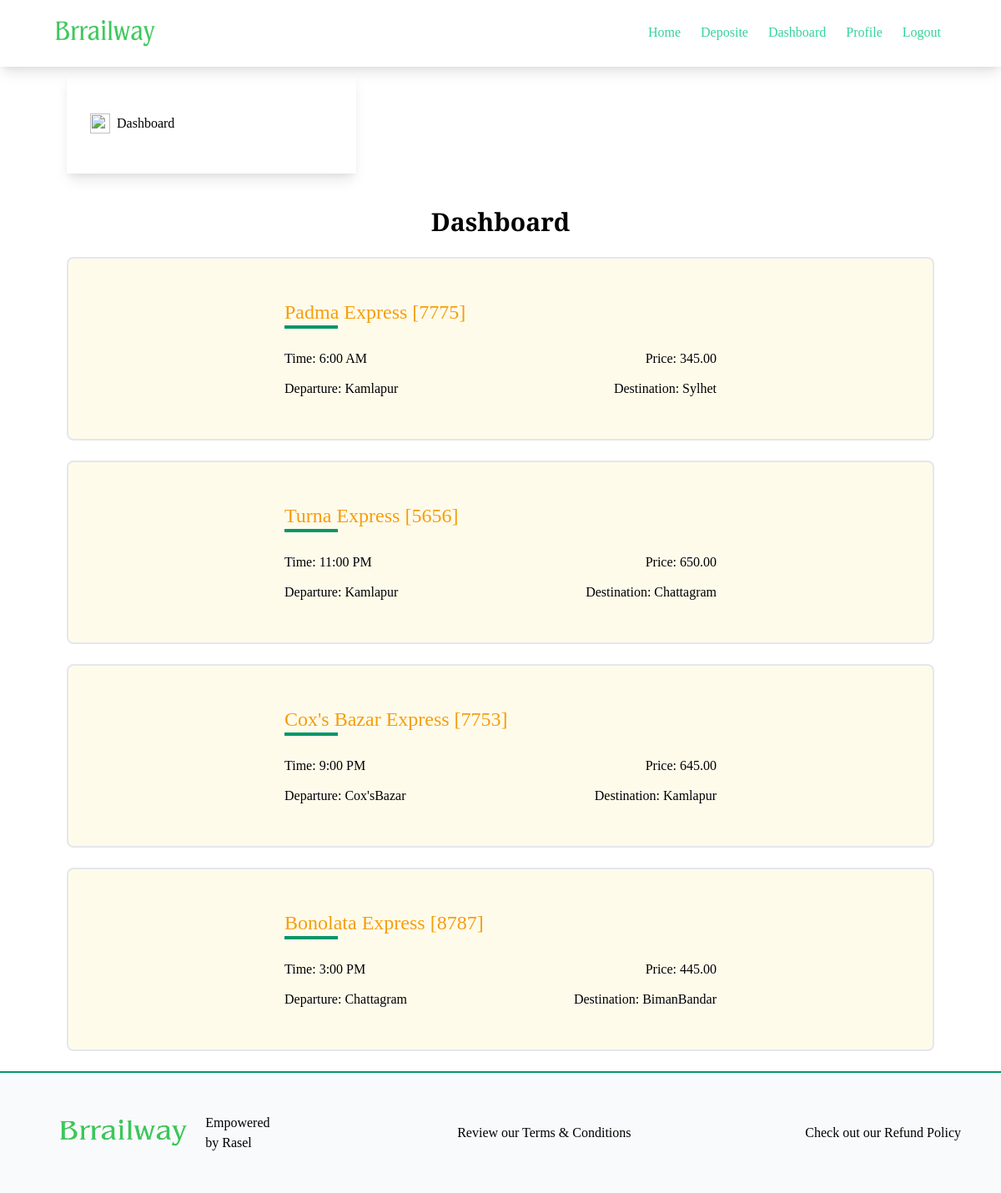
Screenshot of /dashboard/dashboard/ (signed in) with the database file from the repository.
### train/models.py (models this page shows, shortened)
class BorrowedTicket(models.Model):
    user = models.ForeignKey(User, on_delete = models.CASCADE, null=True, blank = True)
    train = models.ForeignKey(Train_list, on_delete = models.CASCADE, null=True, blank = True)
    user_acc = models.ForeignKey(UserAccount, on_delete=models.CASCADE, null=True, default=1, blank=True)

class Train_list(models.Model):
    name = models.CharField(max_length=100)
    time= models.CharField(max_length=15, choices=TIME_SLOT, blank=True, null=True)
    seat= models.CharField(max_length=15, choices=SEAT_TYPE, blank=True, null=True)
    station= models.ManyToManyField(Station)
    seat_formation = models.ManyToManyField(Seat_formation)
    seat_number = models.CharField(choices=SEAT_NO, max_length=5, blank=True, null=True)
    price = models.DecimalField(max_digits=15, decimal_places = 2, blank=True, null=True)
    destination = models.CharField(max_length=200, choices= DESTINATION, blank=True, null=True)

class Station(models.Model):
    name=models.CharField(max_length=50)
    slug=models.SlugField(max_length=100, unique=True, null=True, blank=True)

### dashboard/views.py (the view)
# urls.py: path('dashboard/', dashboard, name='dashboard'),
def dashboard(req):
    bought_ticket = BorrowedTicket.objects.filter(user= req.user)
    return render(req, 'dashboard/dashboard.html',{
        'ticket': bought_ticket
    })

### dashboard/templates/dashboard/dashboard.html
{% extends "base.html" %}
{% block content %}
<div class="mx-20 my-2">
  {% include 'core.html' %}
  <div class="w-full overflow-y-auto max-h-screen">
    <h1 class="text-3xl text-center font-bold mt-10">Dashboard</h1>
    {% if ticket %}
      {% for info in ticket %}
        <div class="bg-yellow-50 mx-auto border-2 my-6 border-gray-200 rounded-lg mb-4">
          <div class="my-12 mx-12 w-1/2 mx-auto">
            <p class="text-2xl text-yellow-500">{{ info.train.name }}</p>
            <div class="bg-green-600 w-16 h-1 mb-6"></div>
            <div class="flex justify-between mb-3">
              <p>Time: {{ info.train.time }}</p>
              <p>Price: {{ info.train.price }}</p>
            </div>
            <div class="flex justify-between mb-3">
              <p>Departure: {% for infoDep in info.train.station.all %} {{infoDep.name}} {% endfor %}</p>
              <p>Destination: {{ info.train.destination }}</p>
            </div>
          </div>
        </div>
      {% endfor %}
    {% else %}
      <p class="text-xl text-center mt-12 mb-12 md:mb-80">No Tickets Borrowed Yet</p>
    {% endif %}
  </div>
</div>
{% endblock content %}

### core/templates/base.html (style rules this page uses)
body { font-family: "Merriweather", serif; }

### rows the page displays
BorrowedTicket: train.name "Padma Express [7775]", train.time "6:00 AM", train.price "345.00", train.destination "Sylhet"
Station: name "Kamlapur"
BorrowedTicket: train.name "Turna Express [5656]", train.time "11:00 PM", train.price "650.00", train.destination "Chattagram"
BorrowedTicket: train.name "Cox's Bazar Express [7753]", train.time "9:00 PM", train.price "645.00", train.destination "Kamlapur"
Station: name "Cox'sBazar"
BorrowedTicket: train.name "Bonolata Express [8787]", train.time "3:00 PM", train.price "445.00", train.destination "BimanBandar"
Station: name "Chattagram"
